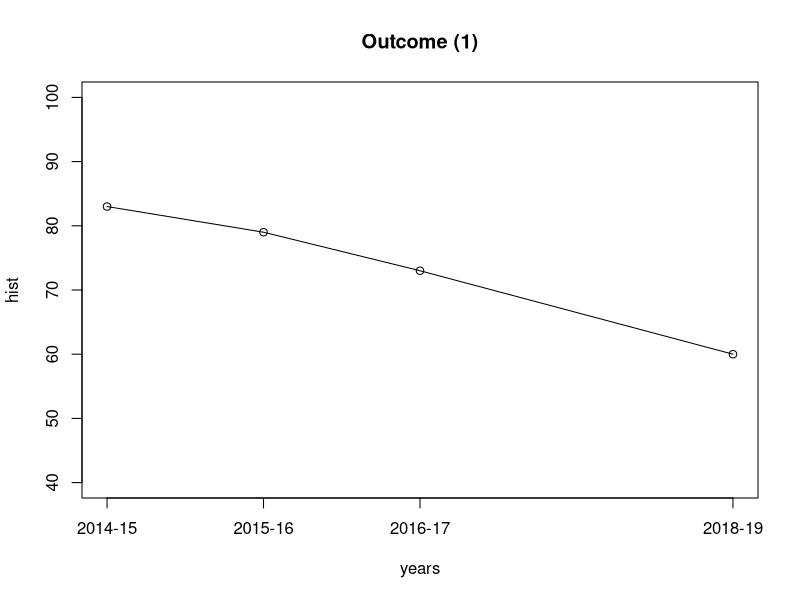
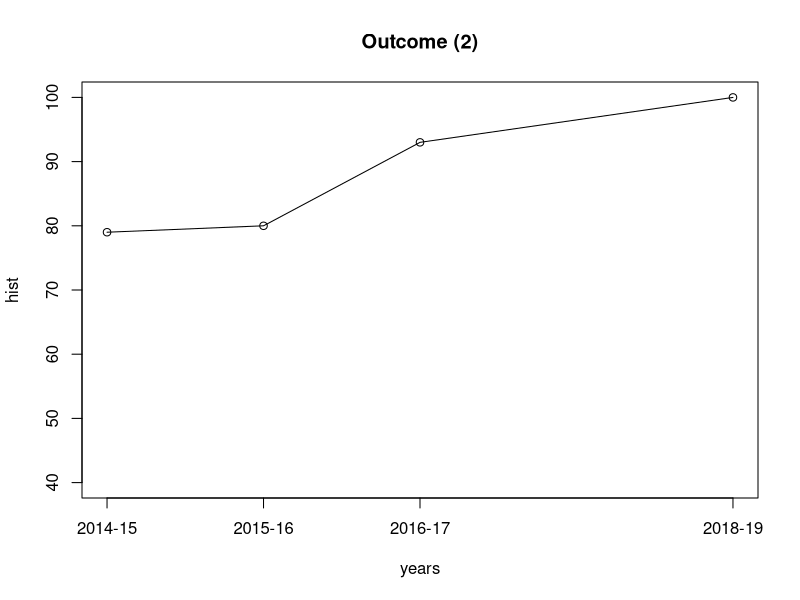
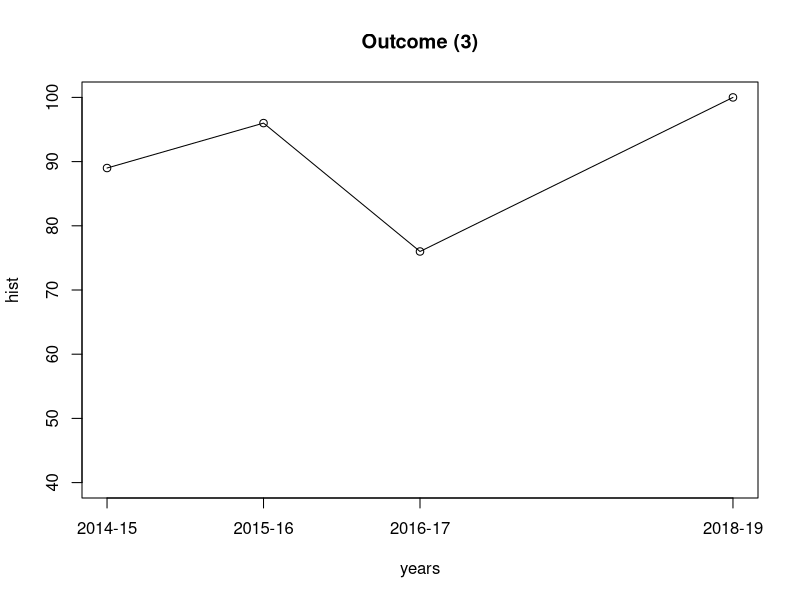
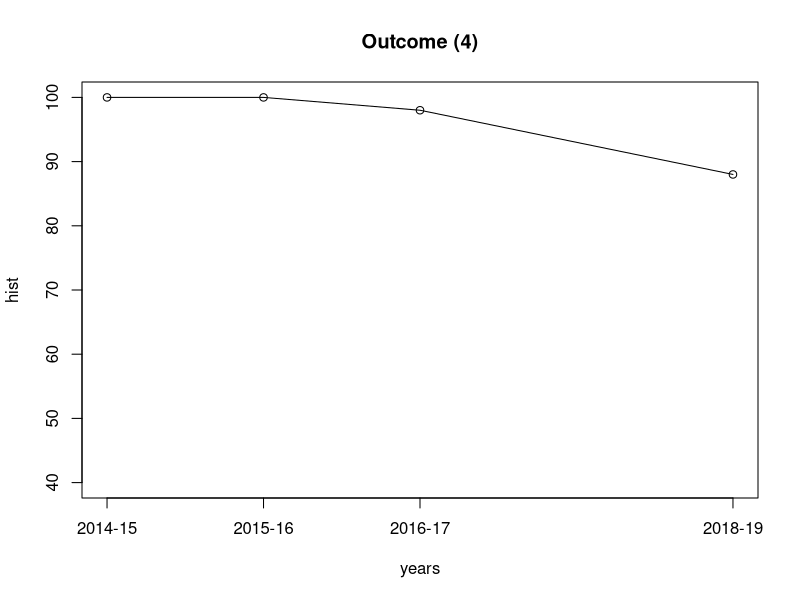
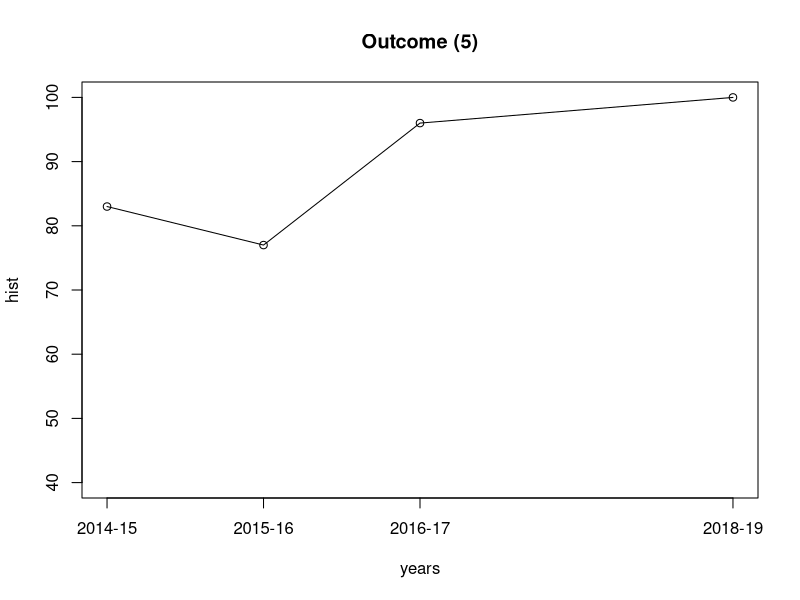
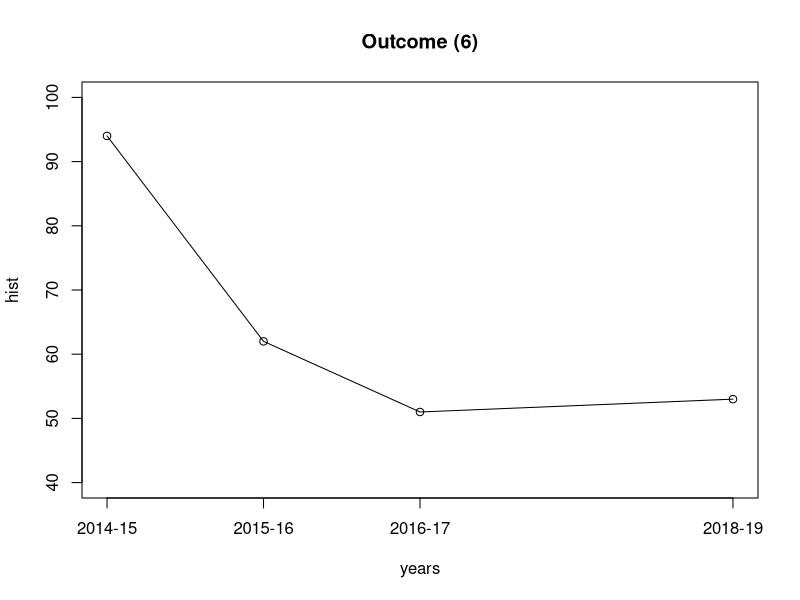

These figures' R source, in order:
## ---- chunk 1
num.excelled <- c(
    a1=0+0, a2=0, a3=0, a4=0, a5=0, a6=0,
    b1=6, b2=28+8,
    c1=23, c2=0, c3=0+23, c4=43, c5=27, 
    d1=38, d2=38, d3=38, d4=38, d5=0,
    e1=10, e2=25, e3=25, e4=18,
    f1=0, f2=23, f3=38,
    g1=0, g2=0,
    h1=0, h2=0, h3=0,
    i1=0, i2=0, i3=0, i4=0,
    j1=8, j2=12, j3=29, j4=0, j5=6,
    k1=0, k2=0+0+0+0, k3=0, k4=0)
num.mastered <- c(
    a1=0+0, a2=0, a3=0, a4=0, a5=0, a6=0,
    b1=7, b2=26+11,
    c1=20, c2=43, c3=0+20, c4=0, c5=16, 
    d1=5, d2=5, d3=5, d4=5, d5=43,
    e1=9, e2=2, e3=2, e4=4,
    f1=43, f2=20, f3=5,
    g1=0, g2=0,
    h1=0, h2=0, h3=0,
    i1=0, i2=0, i3=0, i4=0,
    j1=8, j2=11, j3=2, j4=8, j5=10,
    k1=0, k2=0+0+0+0, k3=0, k4=0)
num.partially.mastered <- c(
    a1=0+0, a2=0, a3=0, a4=0, a5=0, a6=0,
    b1=15, b2=19+11,
    c1=0, c2=0, c3=0+0, c4=0, c5=0, 
    d1=0, d2=0, d3=0, d4=0, d5=0,
    e1=6, e2=0, e3=0, e4=5,
    f1=0, f2=0, f3=0,
    g1=0, g2=0,
    h1=0, h2=0, h3=0,
    i1=0, i2=0, i3=0, i4=0,
    j1=17, j2=12, j3=4, j4=4, j5=12,
    k1=0, k2=0+0+0+0, k3=0, k4=0)
num.below.expectations <- c(
    a1=0+0, a2=0, a3=0, a4=0, a5=0, a6=0,
    b1=7, b2=0+6,
    c1=0, c2=0, c3=0+0, c4=0, c5=0, 
    d1=0, d2=0, d3=0, d4=0, d5=0,
    e1=2, e2=0, e3=0, e4=0,
    f1=0, f2=0, f3=0,
    g1=0, g2=0,
    h1=0, h2=0, h3=0,
    i1=0, i2=0, i3=0, i4=0,
    j1=2, j2=1, j3=1, j4=23, j5=7,
    k1=0, k2=0+0+0+0, k3=0, k4=0)

num.excelled['a'] <- sum(num.excelled[paste('a', 1:6, sep="")])
num.excelled['b'] <- sum(num.excelled[paste('b', 1:2, sep="")])
num.excelled['c'] <- sum(num.excelled[paste('c', 1:5, sep="")])
num.excelled['d'] <- sum(num.excelled[paste('d', 1:5, sep="")])
num.excelled['e'] <- sum(num.excelled[paste('e', 1:4, sep="")])
num.excelled['f'] <- sum(num.excelled[paste('f', 1:3, sep="")])
num.excelled['g'] <- sum(num.excelled[paste('g', 1:2, sep="")])
num.excelled['h'] <- sum(num.excelled[paste('h', 1:3, sep="")])
num.excelled['i'] <- sum(num.excelled[paste('i', 1:4, sep="")])
num.excelled['j'] <- sum(num.excelled[paste('j', 1:5, sep="")])
num.excelled['k'] <- sum(num.excelled[paste('k', 1:4, sep="")])

num.mastered['a'] <- sum(num.mastered[paste('a', 1:6, sep="")])
num.mastered['b'] <- sum(num.mastered[paste('b', 1:2, sep="")])
num.mastered['c'] <- sum(num.mastered[paste('c', 1:5, sep="")])
num.mastered['d'] <- sum(num.mastered[paste('d', 1:5, sep="")])
num.mastered['e'] <- sum(num.mastered[paste('e', 1:4, sep="")])
num.mastered['f'] <- sum(num.mastered[paste('f', 1:3, sep="")])
num.mastered['g'] <- sum(num.mastered[paste('g', 1:2, sep="")])
num.mastered['h'] <- sum(num.mastered[paste('h', 1:3, sep="")])
num.mastered['i'] <- sum(num.mastered[paste('i', 1:4, sep="")])
num.mastered['j'] <- sum(num.mastered[paste('j', 1:5, sep="")])
num.mastered['k'] <- sum(num.mastered[paste('k', 1:4, sep="")])

num.partially.mastered['a'] <- sum(num.partially.mastered[paste('a', 1:6, sep="")])
num.partially.mastered['b'] <- sum(num.partially.mastered[paste('b', 1:2, sep="")])
num.partially.mastered['c'] <- sum(num.partially.mastered[paste('c', 1:5, sep="")])
num.partially.mastered['d'] <- sum(num.partially.mastered[paste('d', 1:5, sep="")])
num.partially.mastered['e'] <- sum(num.partially.mastered[paste('e', 1:4, sep="")])
num.partially.mastered['f'] <- sum(num.partially.mastered[paste('f', 1:3, sep="")])
num.partially.mastered['g'] <- sum(num.partially.mastered[paste('g', 1:2, sep="")])
num.partially.mastered['h'] <- sum(num.partially.mastered[paste('h', 1:3, sep="")])
num.partially.mastered['i'] <- sum(num.partially.mastered[paste('i', 1:4, sep="")])
num.partially.mastered['j'] <- sum(num.partially.mastered[paste('j', 1:5, sep="")])
num.partially.mastered['k'] <- sum(num.partially.mastered[paste('k', 1:4, sep="")])

num.below.expectations['a'] <- sum(num.below.expectations[paste('a', 1:6, sep="")])
num.below.expectations['b'] <- sum(num.below.expectations[paste('b', 1:2, sep="")])
num.below.expectations['c'] <- sum(num.below.expectations[paste('c', 1:5, sep="")])
num.below.expectations['d'] <- sum(num.below.expectations[paste('d', 1:5, sep="")])
num.below.expectations['e'] <- sum(num.below.expectations[paste('e', 1:4, sep="")])
num.below.expectations['f'] <- sum(num.below.expectations[paste('f', 1:3, sep="")])
num.below.expectations['g'] <- sum(num.below.expectations[paste('g', 1:2, sep="")])
num.below.expectations['h'] <- sum(num.below.expectations[paste('h', 1:3, sep="")])
num.below.expectations['i'] <- sum(num.below.expectations[paste('i', 1:4, sep="")])
num.below.expectations['j'] <- sum(num.below.expectations[paste('j', 1:5, sep="")])
num.below.expectations['k'] <- sum(num.below.expectations[paste('k', 1:4, sep="")])

get.excelled <- function (key) {
    pct <- num.excelled[[key]] / (num.excelled[[key]] + num.mastered[[key]] + num.partially.mastered[[key]] + num.below.expectations[[key]])
    return (round(100*pct))
}
get.mastered <- function (key) {
    pct <- num.mastered[[key]] / (num.excelled[[key]] + num.mastered[[key]] + num.partially.mastered[[key]] + num.below.expectations[[key]])
    return (round(100*pct))
}
get.partially.mastered <- function (key) {
    pct <- num.partially.mastered[[key]] / (num.excelled[[key]] + num.mastered[[key]] + num.partially.mastered[[key]] + num.below.expectations[[key]])
    return (round(100*pct))
}
get.below.expectations <- function (key) {
    pct <- num.below.expectations[[key]] / (num.excelled[[key]] + num.mastered[[key]] + num.partially.mastered[[key]] + num.below.expectations[[key]])
    return (round(100*pct))
}
num.assessed <- function (key) {
    num <- num.excelled[[key]] + num.mastered[[key]] + num.partially.mastered[[key]] + num.below.expectations[[key]]
    return (num)
}

history.excelled <- data.frame(
    a=c(62,  45,  61, get.excelled('a')),
    b=c(69,  46,  34, get.excelled('b')),
    c=c(71,  58,  31, get.excelled('c')),
    d=c(66,  53,  12, get.excelled('d')),
    e=c(20,  98,  92, get.excelled('e')),
    f=c(83,  67,  22, get.excelled('f')),
    g=c(20, 100,  NA, get.excelled('g')),
    h=c(20,  81,  NA, get.excelled('h')),
    i=c(67,  56,  70, get.excelled('i')),
    j=c(79,  36,  34, get.excelled('j')),
    k=c(49,  74,  NA, get.excelled('k')))
history.mastered <- data.frame(
    a=c(10, 35,  10, get.mastered('a')),
    b=c(14, 33,  39, get.mastered('b')),
    c=c( 8, 22,  62, get.mastered('c')),
    d=c(17, 24,  84, get.mastered('d')),
    e=c(80,  2,   6, get.mastered('e')),
    f=c( 6, 29,  54, get.mastered('f')),
    g=c(80,  0,  NA, get.mastered('g')),
    h=c(80, 10,  NA, get.mastered('h')),
    i=c(24, 26,  23, get.mastered('i')),
    j=c(15, 26,  17, get.mastered('j')),
    k=c(15,  8,  NA, get.mastered('k')))
history.partially.mastered <- data.frame(
    a=c(12,  9,  12, get.partially.mastered('a')),
    b=c(10, 15,   7, get.partially.mastered('b')),
    c=c(11,  9,   4, get.partially.mastered('c')),
    d=c( 7, 19,   3, get.partially.mastered('d')),
    e=c( 0,  0,   0, get.partially.mastered('e')),
    f=c(11,  4,  21, get.partially.mastered('f')),
    g=c( 0,  0,  NA, get.partially.mastered('g')),
    h=c( 0,  9,  NA, get.partially.mastered('h')),
    i=c( 3, 10,   2, get.partially.mastered('i')),
    j=c( 2, 17,  31, get.partially.mastered('j')),
    k=c(24,  2,  NA, get.partially.mastered('k')))
history.below.expectations <- data.frame(
    a=c(16, 11,  18, get.below.expectations('a')),
    b=c( 7,  6,  20, get.below.expectations('b')),
    c=c(10, 11,   3, get.below.expectations('c')),
    d=c(10,  4,   1, get.below.expectations('d')),
    e=c( 0,  0,   2, get.below.expectations('e')),
    f=c( 0,  0,   2, get.below.expectations('f')),
    g=c( 0,  0,  NA, get.below.expectations('g')),
    h=c( 0,  0,  NA, get.below.expectations('h')),
    i=c( 6,  7,   5, get.below.expectations('i')),
    j=c( 4, 21,  18, get.below.expectations('j')),
    k=c(12, 16,  NA, get.below.expectations('k')))

history.pass <- history.excelled + history.mastered
history.fail <- history.partially.mastered + history.below.expectations
## ---- chunk 2

years <- c(2015, 2016, 2017, 2019)
year_labels = c('2014-15', '2015-16', '2016-17', '2018-19')
outcome_map=c('b', 'c', 'f', 'e', 'd', 'j')
for (idx in c(1, 2, 3, 4, 5, 6)) {
  outcome = outcome_map[idx]
  hist <- c(history.pass[1, outcome], history.pass[2, outcome], history.pass[3, outcome], history.pass[4, outcome])
  plot(years, hist, xaxt="n", ylim=c(40,100))
  lines(years, hist)
  axis(side=1, at=years, labels=year_labels)
  title(paste('Outcome (',  idx, ')', sep=""))
}
